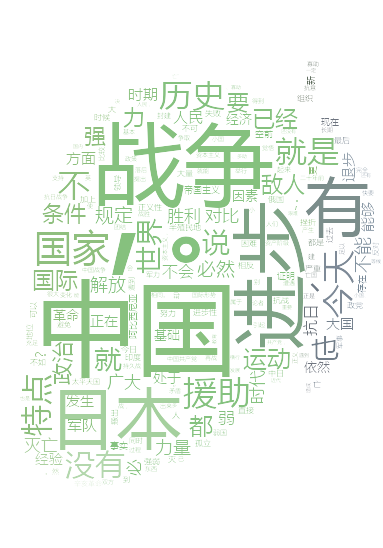

This figure's Python source:
from os import path
import jieba
import jieba.posseg as pseg
from PIL import Image
import numpy as np
from wordcloud import WordCloud, ImageColorGenerator
import collections

d = path.dirname(__file__)
text = open(path.join(d, 'history.txt'), encoding='utf-8').read()

jieba.enable_paddle()
words = pseg.cut(text, use_paddle=True)
words_filter = []
for word, flag in words:
  if flag not in ['m', 'c', 'f', 'ad', 'q', 'u', 'r', 'xc', 'p', 'w'] and word not in ['是', '不是', '又', '还']:
  	 words_filter.append(word)
word_counter = collections.Counter(words_filter)

qm = np.array(Image.open(path.join(d, 'QingMang_mask.jpg')))
qm_color = ImageColorGenerator(qm)
wordcloud = WordCloud(
  mask=qm,
  font_path=path.join(d, 'msyh.ttf'),
  mode='RGBA',
  background_color="RGBA(255,255,255,0)"
)
wordcloud.generate_from_frequencies(word_counter)
wordcloud.recolor(color_func=qm_color)
wordcloud.to_file(path.join(d, 'cloud.png'))

print()
